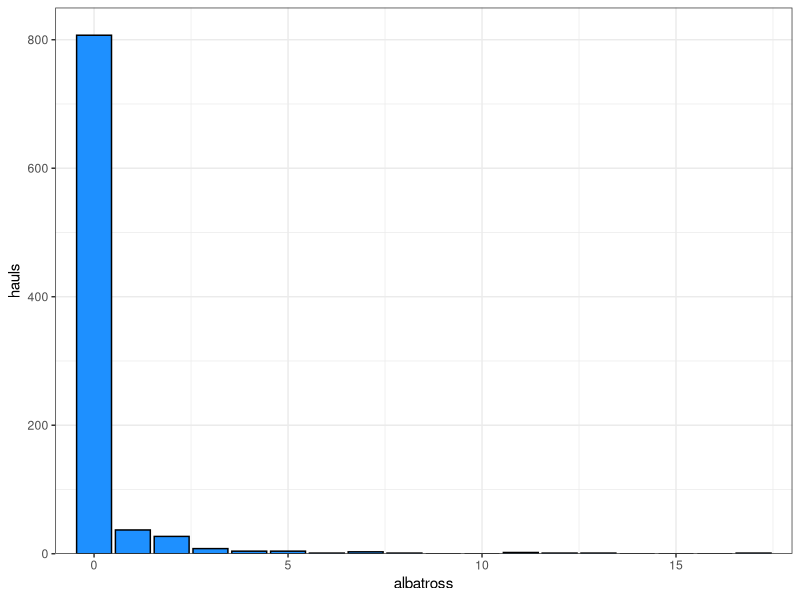
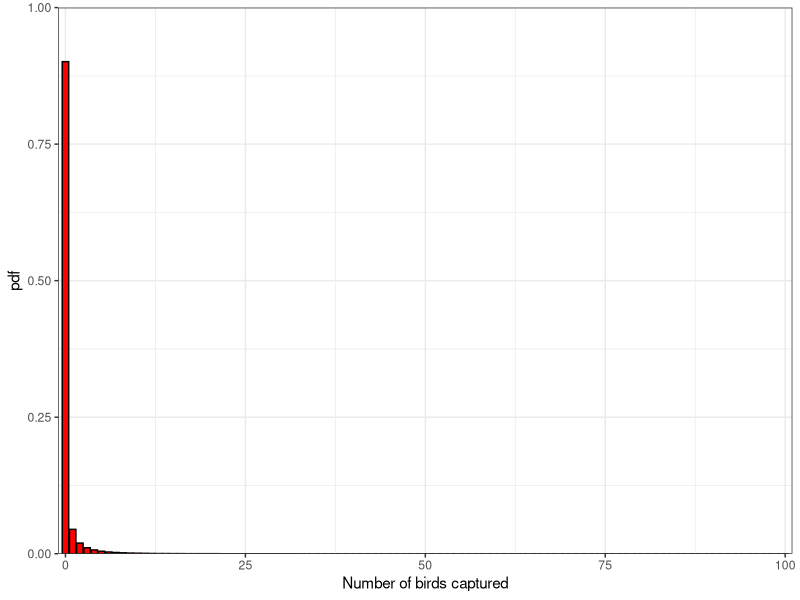
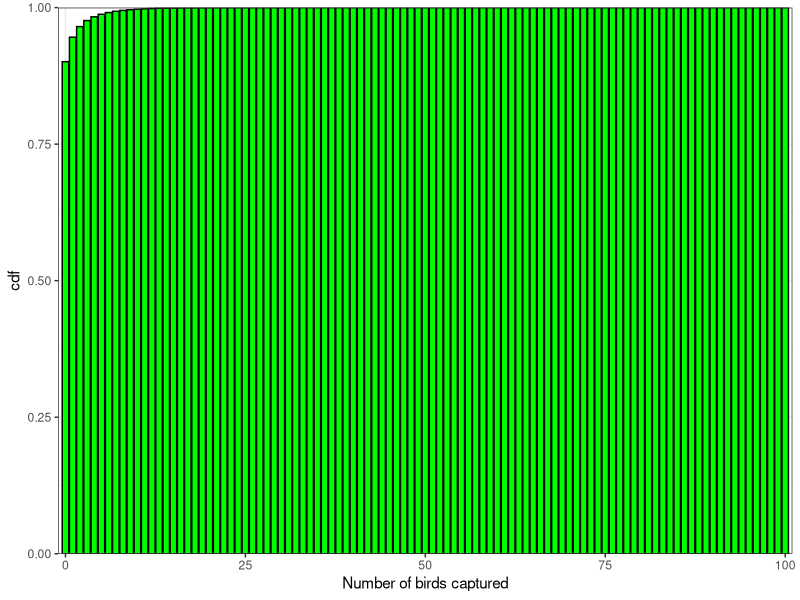

Write R code to recreate these figures, in order. (Note: a time limit stopped this script after it produced the figures.)
## ---- chunk 1
library(tidyverse)
library(broom)
## ---- chunk 2

hauls = c(807, 37, 27, 8, 4, 4, 1, 3, 1, 0, 0, 2, 1, 1, 0, 0, 0, 1)  # from table 4.3
albatross = c(0:17)
incidental<-data.frame(albatross, hauls)
## ---- chunk 3
ggplot(data = incidental) + 
  geom_bar(aes(x= albatross, y = hauls), fill = "dodgerblue", colour = "black", stat = "identity") + 
  coord_cartesian(xlim = c(-1,18), ylim = c(0,850), expand = FALSE) + 
  theme_bw()
## ---- chunk 4
albatross_all <- rep(incidental$albatross, times = incidental$hauls)
length(albatross_all)

albatross_mean = mean(albatross_all)

k = mean(albatross_all)^2/(var(albatross_all)- mean(albatross_all))
m <- albatross_mean
Ntows = 5000 #eventually we will increase this to 5000
iter = 150 # eventually we will increase this to 150
tq = 1.645

crit_success = 0.25*m
## ---- chunk 5

c = 0:100
probs <- (gamma(k + c)/(gamma(k)*factorial(c))) * ((k/(k+m))^k) * ((m/(m+k))^c)
p_c<-data.frame(c, probs)
p_c$cdf<- cumsum(p_c$probs)

ggplot(data = p_c) + 
  geom_bar(aes(x= c, y = probs), fill = "red", colour = "black", stat = "identity") + 
  coord_cartesian(xlim = c(-1,101), ylim = c(0,1), expand = FALSE) + 
  labs(x="Number of birds captured", y = "pdf") +
  theme_bw()

ggplot(data = p_c) + 
  geom_bar(aes(x= c, y = cdf), fill = "green", colour = "black", stat = "identity") + 
  coord_cartesian(xlim = c(-1,101), ylim = c(0,1), expand = FALSE) + 
  labs(x="Number of birds captured", y = "cdf") +
  theme_bw()

## ---- chunk 6
set.seed(12345)

## Create a function that will allow us to more easily find the corresponding catch for each random number

find_catch <- function(pc,rand_val){
   id<-which(rand_val>=p_c$cdf)  # find which values are greater than or equal to our cdf
   id<-ifelse(length(id)<1,1,max(id))  # correct for if none are larger and otherwise take the max id
   return(p_c$c[id])
  }

s_stor <- data.frame(Ntows =1:Ntows, s = NA, iter = iter)

  for(i in 3:Ntows){
    s = 0
    print(paste("Ntows = ",i,sep = ""))
    for(j in 1:iter){
      rand_uni<-runif(i)  #generate j number of random uniform variables
      catch<- sapply(rand_uni, function(x) find_catch(pc,x)) # use the find_catch function to find the corresponding numbr of birds from our find_catch function
      
      M_j = mean(catch)  # Step 3 in the psuedo code
      S_j2 = var(catch)
      Range_j = 2*(sqrt(S_j2)/sqrt(i))*tq # Step 4 in the psuedo code

      s = ifelse(Range_j < crit_success & Range_j > 0, s+1,s) # Step 5 in the psuedo code
    }
  
    s_stor$s[i] <-s
  
  }
